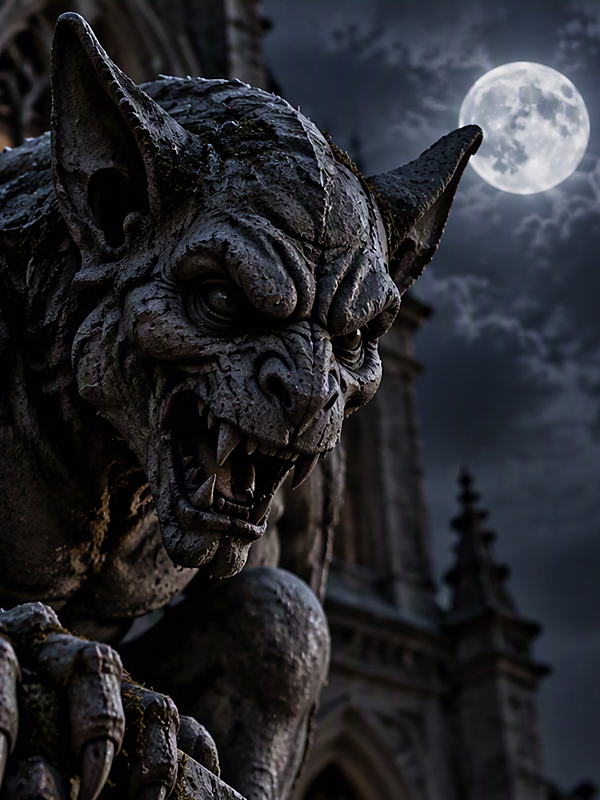
#> input picture Assets/Characters/Portraits/Gargoyle_portrait.png, 600 x 800 px, found by its file name
$ python build_gargoyle_hat.py
#> lines starting #> are read from the running program, lines starting #| are printed output that depends on the picture; after the words box and inside, x2 and y2 are one past the last pixel; in counts of white or black regions, pixels touching at a corner belong together; long printed decimals are rounded
"""
Builds the "gargoyle wearing the party hat" portrait source:
    Assets/Characters/Portraits/Sources/Gargoyle_PartyHat_source.png (600x800)

It lifts the hat and its string from the painted-over portrait
(Sources/Gargoyle_partyhat_edit.jpg, which lines up exactly with the normal
Gargoyle portrait), makes the hat bigger (tilting it a little toward the
moon so its tip still fits in the picture) and puts both onto the clean
Gargoyle_portrait.png. Then build_portraits.py frames it:

    python Tools/build_portraits.py        (makes Gargoyle_portrait.png)
    python Tools/build_gargoyle_hat.py
    python Tools/build_portraits.py        (frames the hat version)

Requires Pillow and numpy.
"""
import math
import numpy as np
from PIL import Image, ImageFilter

HAT_SCALE = 1.3           # how much bigger the hat gets
HAT_TILT = 14            # extra tilt in degrees (positive = leaning toward the moon)
HAT_DROP = 16            # sit the hat this many pixels lower on the head

clean = Image.open("Assets/Characters/Portraits/Gargoyle_portrait.png").convert("RGBA")
edit = Image.open("Assets/Characters/Portraits/Sources/Gargoyle_partyhat_edit.jpg").convert("RGB")
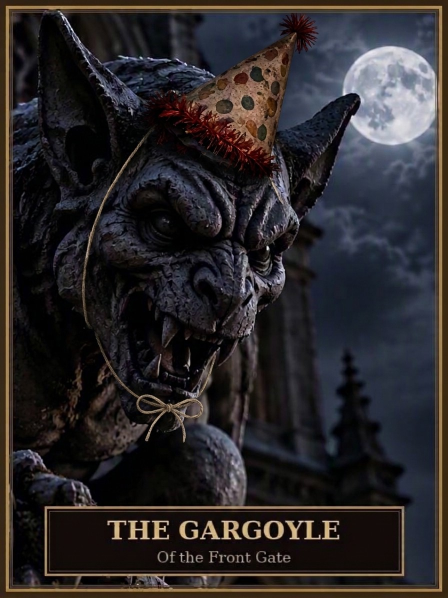
#> input picture Assets/Characters/Portraits/Sources/Gargoyle_partyhat_edit.jpg, 896 x 1195 px, found by its file name (shown at 1/2 size)
#> edit is the input picture: PIL image 896x1195 RGB; mean R, G, B 43.5, 39.9, 41.5
edit = edit.resize(clean.size, Image.LANCZOS).convert("RGBA")
#> edit: PIL image 600x800 RGBA
W, H = clean.size
#> W = 600; H = 800

a = np.asarray(edit).astype(np.float32)
b = np.asarray(clean).astype(np.float32)

# Hat and string = warm-coloured pixels (beige paper, red tinsel, tan string)
# that differ from the clean portrait; the stone and sky are grey/blue.
diff = np.abs(a[..., :3] - b[..., :3]).max(axis=2)
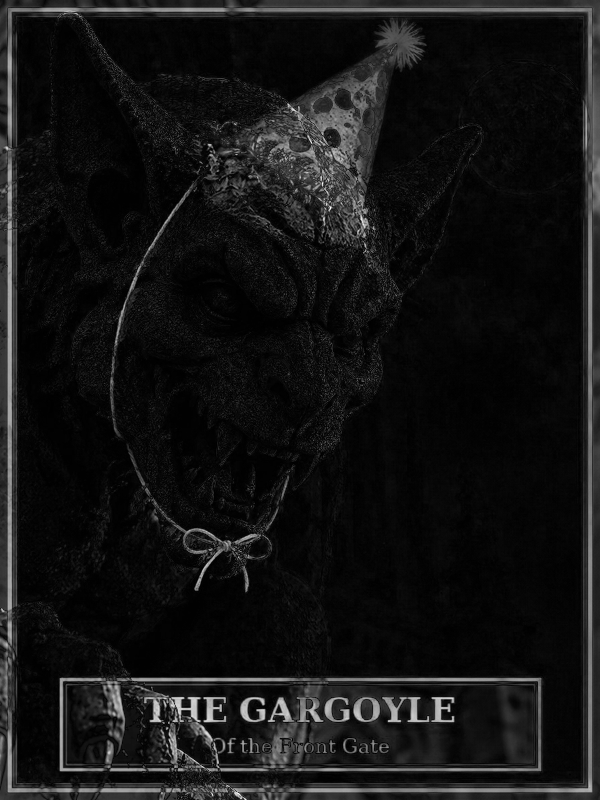
#> diff: shape (800, 600) float32; min 0, max 255, mean 19.9
r, bl = a[..., 0], a[..., 2]
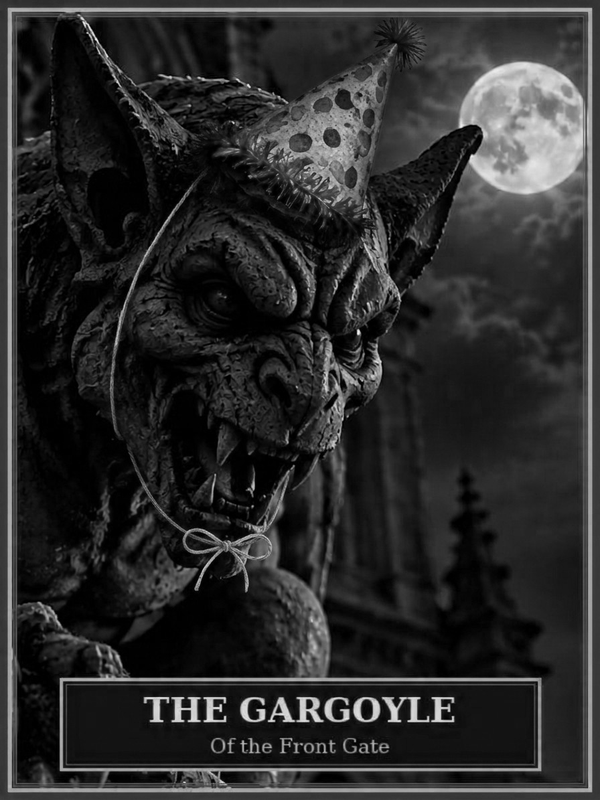
#> r: shape (800, 600) float32; min 0, max 247, mean 43.5
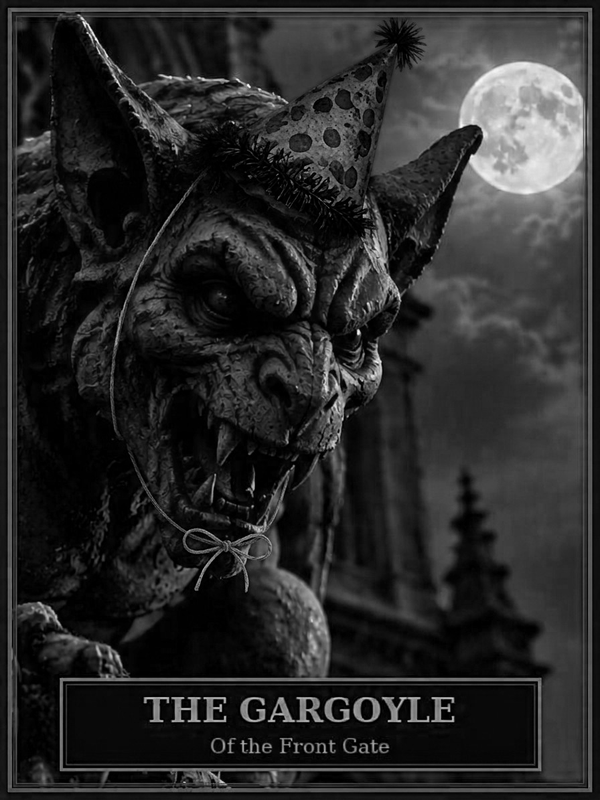
#> bl: shape (800, 600) float32; min 0, max 255, mean 41.6
changed = (diff > 30) & (r - bl > 22) & (r > 55)
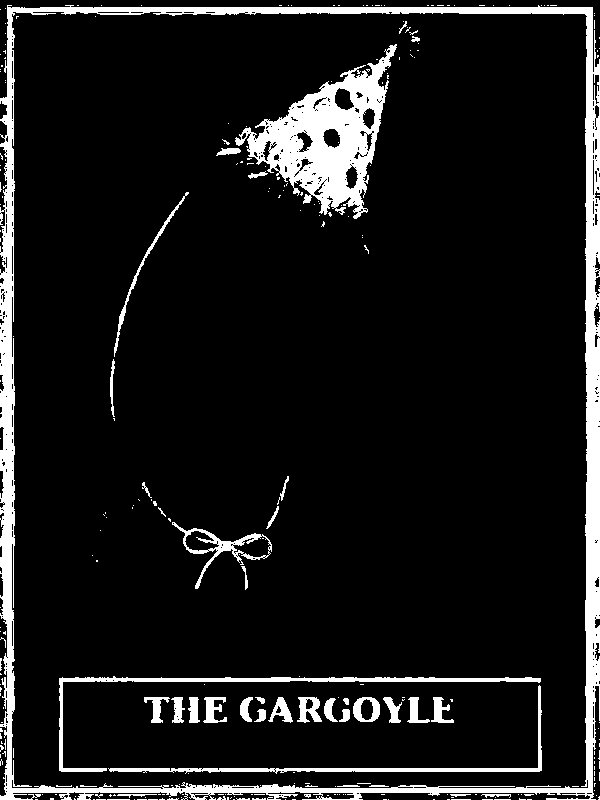
#> changed: shape (800, 600) bool; 9.8% white; 283 white regions (240 under 20 px), largest, box (x1, y1, x2, y2) and area: (0, 5, 600, 800) 25139, (235, 44, 397, 219) 10612, (59, 676, 541, 772) 2505

hat_area = np.zeros((H, W), bool)
hat_area[22:245, 185:450] = True     # (below the painted frame)

string_area = np.zeros((H, W), bool)
string_area[150:600, 95:190] = True     # left string
string_area[245:600, 95:400] = True     # lower string and the bow
string_area &= ~hat_area


def to_mask(m, close=0, blur=1.0):
#> called with close = 21, blur = 1.2
    img = Image.fromarray(m.astype(np.uint8) * 255, "L")
#> img: PIL image 600x800 L; 2.3% white; 52 white regions (47 under 20 px), largest, box (x1, y1, x2, y2) and area: (235, 44, 397, 219) 10612, (216, 148, 241, 156) 126, (248, 171, 268, 179) 68, (411, 36, 420, 42) 34, (399, 22, 407, 34) 27
    if close:
        img = img.filter(ImageFilter.MaxFilter(close)).filter(ImageFilter.MinFilter(close))
#> img: PIL image 600x800 L; 3.3% white; 3 white regions (2 under 20 px), largest, box (x1, y1, x2, y2) and area: (216, 22, 420, 227) 16036
    return img.filter(ImageFilter.GaussianBlur(blur))


# Hat: close the holes left by the darker polka dots so it's solid paper.
hat_mask = to_mask(changed & hat_area, close=21, blur=1.2)
string_mask = to_mask(changed & string_area, close=3, blur=0.8)
#> in to_mask (call 2), `img = Image.fromarray(m.astype(np.uint8) * 255, "L")`: img: PIL image 600x800 L; 0.42% white; 24 white regions (16 under 20 px), largest, box (x1, y1, x2, y2) and area: (172, 522, 272, 589) 1007, (114, 196, 185, 357) 513, (110, 359, 115, 417) 146
#> in to_mask (call 2), `img = img.filter(ImageFilter.MaxFilter(close)).filter(ImageFilter.MinF..`: img: PIL image 600x800 L; 0.45% white; 16 white regions (10 under 20 px), largest, box (x1, y1, x2, y2) and area: (172, 522, 272, 590) 1205, (114, 196, 185, 357) 515, (110, 359, 115, 421) 156, (266, 476, 289, 529) 153, (142, 482, 152, 501) 50, (158, 507, 166, 517) 20

hat = edit.copy()
hat.putalpha(hat_mask)
string = edit.copy()
string.putalpha(string_mask)
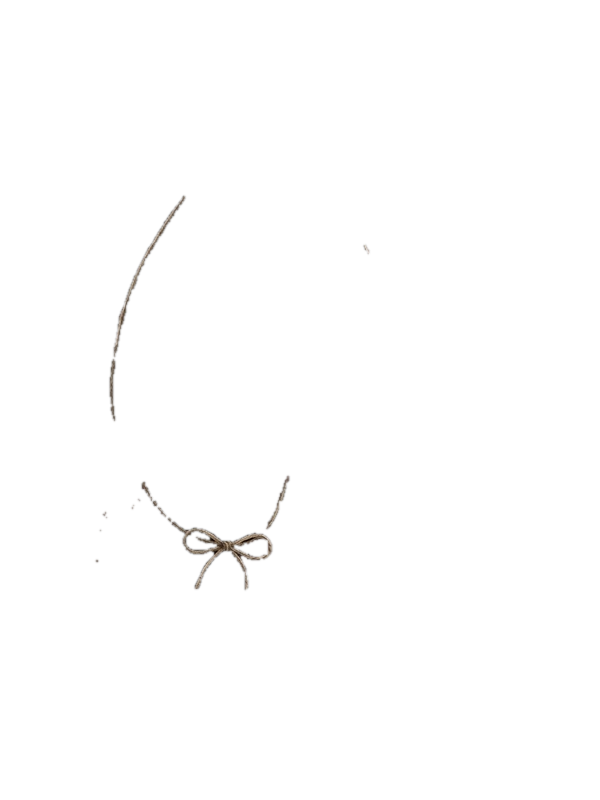
#> string: PIL image 600x800 RGBA; mean R, G, B, A 43.5, 39.9, 41.6, 1.1; transparent parts drawn white

# Pivot: the middle of the hat's brim (lowest part of the hat).
ys, xs = np.nonzero(np.asarray(hat_mask) > 128)
#> ys = 16039 values from 23 to 226; xs = 16039 values, max 419 at index 238, min 185 at index 14492, mean 323.2
bottom = ys.max()
#> bottom = 226
brim = xs[ys > bottom - 25]
#> brim = 920 values, max 367 at index 536, min 300 at index 0, mean 335.3
pivot = (float(brim.mean()), float(bottom))
#> pivot = (335.3, 226)

# Scale and tilt the hat around the pivot (inverse mapping for PIL).
t = math.radians(HAT_TILT)
cos, sin = math.cos(t) / HAT_SCALE, math.sin(t) / HAT_SCALE
px, py = pivot
#> px = 335.3; py = 226
py_dest = py + HAT_DROP
#> py_dest = 242
# source = pivot + R(-t)/s * (dest - pivot)
coeffs = (cos, sin, px - cos * px - sin * py_dest,
          -sin, cos, py + sin * px - cos * py_dest)
#> coeffs = (0.746, 0.186, 40.01, -0.186, 0.746, 107.8)
big_hat = hat.transform((W, H), Image.AFFINE, coeffs, resample=Image.BICUBIC)

out = clean.copy()
out.alpha_composite(string)
out.alpha_composite(big_hat)
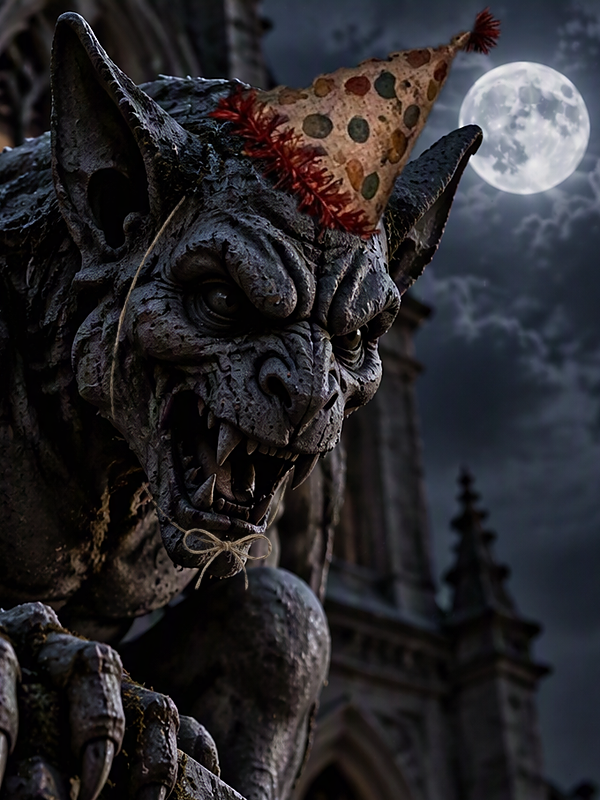
#> out: PIL image 600x800 RGBA; mean R, G, B, A 40.9, 39.4, 42.9, 255
out.convert("RGB").save("Assets/Characters/Portraits/Sources/Gargoyle_PartyHat_source.png")

top = np.nonzero(np.asarray(big_hat.split()[3]).max(axis=1) > 128)[0].min()
#> top = 8
print("pivot", pivot, "hat top now at y =", top)
#| pivot (335.305, 226.0) hat top now at y = 8
